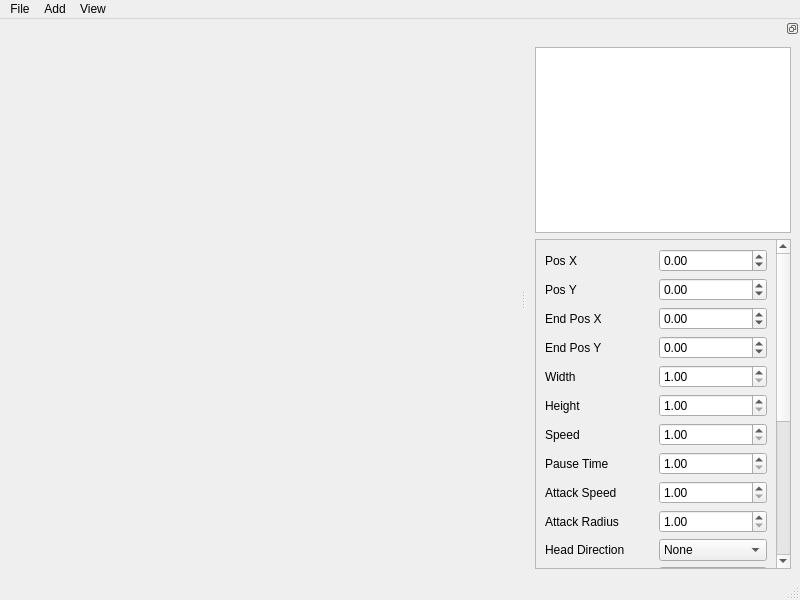
<?xml version="1.0" encoding="UTF-8"?>
<ui version="4.0">
 <class>MainWindow</class>
 <widget class="QMainWindow" name="MainWindow">
  <property name="windowModality">
   <enum>Qt::ApplicationModal</enum>
  </property>
  <property name="geometry">
   <rect>
    <x>0</x>
    <y>0</y>
    <width>800</width>
    <height>600</height>
   </rect>
  </property>
  <property name="windowTitle">
   <string>New Level</string>
  </property>
  <widget class="QWidget" name="centralwidget">
   <layout class="QGridLayout" name="gridLayout_2">
    <item row="1" column="0">
     <widget class="LevelEditorWindow" name="widget" native="true"/>
    </item>
   </layout>
  </widget>
  <widget class="QMenuBar" name="menubar">
   <property name="geometry">
    <rect>
     <x>0</x>
     <y>0</y>
     <width>800</width>
     <height>20</height>
    </rect>
   </property>
   <widget class="QMenu" name="menuFile">
    <property name="title">
     <string>File</string>
    </property>
    <addaction name="actionNew"/>
    <addaction name="actionOpen"/>
    <addaction name="actionSave_As"/>
    <addaction name="actionSave"/>
   </widget>
   <widget class="QMenu" name="menuAdd">
    <property name="title">
     <string>Add</string>
    </property>
    <addaction name="actionWall"/>
    <addaction name="actionKill_Plane"/>
    <addaction name="actionEnemy"/>
    <addaction name="actionSprite"/>
    <addaction name="actionMoving_Platform"/>
    <addaction name="actionNo_Rotate_Zone"/>
   </widget>
   <widget class="QMenu" name="menuView">
    <property name="title">
     <string>View</string>
    </property>
    <addaction name="actionReset_Pan"/>
    <addaction name="actionReset_Zoom"/>
   </widget>
   <addaction name="menuFile"/>
   <addaction name="menuAdd"/>
   <addaction name="menuView"/>
  </widget>
  <widget class="QStatusBar" name="statusbar"/>
  <widget class="QDockWidget" name="dockWidget_2">
   <property name="features">
    <set>QDockWidget::DockWidgetFloatable|QDockWidget::DockWidgetMovable</set>
   </property>
   <attribute name="dockWidgetArea">
    <number>2</number>
   </attribute>
   <widget class="QWidget" name="dockWidgetContents_3">
    <layout class="QVBoxLayout" name="verticalLayout_2">
     <item>
      <widget class="QListWidget" name="listWidget">
       <property name="resizeMode">
        <enum>QListView::Fixed</enum>
       </property>
      </widget>
     </item>
     <item>
      <widget class="QScrollArea" name="scrollArea">
       <property name="widgetResizable">
        <bool>true</bool>
       </property>
       <widget class="QWidget" name="scrollAreaWidgetContents">
        <property name="geometry">
         <rect>
          <x>0</x>
          <y>0</y>
          <width>240</width>
          <height>591</height>
         </rect>
        </property>
        <layout class="QGridLayout" name="gridLayout_4">
         <item row="4" column="0">
          <widget class="QLabel" name="label_endposy">
           <property name="text">
            <string>End Pos Y</string>
           </property>
          </widget>
         </item>
         <item row="1" column="0">
          <widget class="QLabel" name="label_posy">
           <property name="text">
            <string>Pos Y</string>
           </property>
          </widget>
         </item>
         <item row="6" column="0">
          <widget class="QLabel" name="label_height">
           <property name="text">
            <string>Height</string>
           </property>
          </widget>
         </item>
         <item row="22" column="1">
          <widget class="QPushButton" name="pushButton_delete">
           <property name="text">
            <string>Delete</string>
           </property>
          </widget>
         </item>
         <item row="3" column="1">
          <widget class="QDoubleSpinBox" name="doubleSpinBox_endposx">
           <property name="minimum">
            <double>-1.000000000000000</double>
           </property>
          </widget>
         </item>
         <item row="9" column="0">
          <widget class="QLabel" name="label_attackSpeed">
           <property name="text">
            <string>Attack Speed</string>
           </property>
          </widget>
         </item>
         <item row="8" column="1">
          <widget class="QDoubleSpinBox" name="doubleSpinBox_pauseTime">
           <property name="minimum">
            <double>1.000000000000000</double>
           </property>
           <property name="singleStep">
            <double>1.000000000000000</double>
           </property>
          </widget>
         </item>
         <item row="10" column="1">
          <widget class="QDoubleSpinBox" name="doubleSpinBox_attackRadius">
           <property name="minimum">
            <double>1.000000000000000</double>
           </property>
           <property name="singleStep">
            <double>5.000000000000000</double>
           </property>
          </widget>
         </item>
         <item row="17" column="0">
          <widget class="QLabel" name="label_spriteHeight">
           <property name="text">
            <string>Sprite Height</string>
           </property>
          </widget>
         </item>
         <item row="8" column="0">
          <widget class="QLabel" name="label_pauseTime">
           <property name="text">
            <string>Pause Time</string>
           </property>
          </widget>
         </item>
         <item row="9" column="1">
          <widget class="QDoubleSpinBox" name="doubleSpinBox_attackSpeed">
           <property name="minimum">
            <double>1.000000000000000</double>
           </property>
           <property name="singleStep">
            <double>1.000000000000000</double>
           </property>
          </widget>
         </item>
         <item row="13" column="1">
          <widget class="QComboBox" name="comboBox_enyType">
           <item>
            <property name="text">
             <string>Still</string>
            </property>
           </item>
           <item>
            <property name="text">
             <string>Moving</string>
            </property>
           </item>
           <item>
            <property name="text">
             <string>Swooping</string>
            </property>
           </item>
           <item>
            <property name="text">
             <string>Rotating</string>
            </property>
           </item>
           <item>
            <property name="text">
             <string>Shooting</string>
            </property>
           </item>
           <item>
            <property name="text">
             <string>Boss</string>
            </property>
           </item>
          </widget>
         </item>
         <item row="0" column="1">
          <widget class="QDoubleSpinBox" name="doubleSpinBox_posx">
           <property name="minimum">
            <double>-1.000000000000000</double>
           </property>
          </widget>
         </item>
         <item row="5" column="0">
          <widget class="QLabel" name="label_width">
           <property name="text">
            <string>Width</string>
           </property>
          </widget>
         </item>
         <item row="4" column="1">
          <widget class="QDoubleSpinBox" name="doubleSpinBox_endposy">
           <property name="minimum">
            <double>-1.000000000000000</double>
           </property>
          </widget>
         </item>
         <item row="6" column="1">
          <widget class="QDoubleSpinBox" name="doubleSpinBox_height">
           <property name="minimum">
            <double>1.000000000000000</double>
           </property>
           <property name="singleStep">
            <double>5.000000000000000</double>
           </property>
          </widget>
         </item>
         <item row="18" column="1">
          <widget class="QCheckBox" name="checkBox_sidwaysExit">
           <property name="text">
            <string/>
           </property>
          </widget>
         </item>
         <item row="15" column="0">
          <widget class="QLabel" name="label_spriteY">
           <property name="text">
            <string>Sprite Y</string>
           </property>
          </widget>
         </item>
         <item row="0" column="0">
          <widget class="QLabel" name="label_posx">
           <property name="text">
            <string>Pos X</string>
           </property>
          </widget>
         </item>
         <item row="20" column="1">
          <widget class="QCheckBox" name="checkBox_spriteFlipY">
           <property name="text">
            <string/>
           </property>
          </widget>
         </item>
         <item row="12" column="0">
          <widget class="QLabel" name="label_headDir">
           <property name="text">
            <string>Head Direction</string>
           </property>
          </widget>
         </item>
         <item row="7" column="0">
          <widget class="QLabel" name="label_speed">
           <property name="text">
            <string>Speed</string>
           </property>
          </widget>
         </item>
         <item row="7" column="1">
          <widget class="QDoubleSpinBox" name="doubleSpinBox_speed">
           <property name="minimum">
            <double>1.000000000000000</double>
           </property>
           <property name="singleStep">
            <double>1.000000000000000</double>
           </property>
          </widget>
         </item>
         <item row="21" column="1">
          <widget class="QCheckBox" name="checkBox_spriteRotate">
           <property name="text">
            <string/>
           </property>
          </widget>
         </item>
         <item row="10" column="0">
          <widget class="QLabel" name="label_attackRadius">
           <property name="text">
            <string>Attack Radius</string>
           </property>
          </widget>
         </item>
         <item row="17" column="1">
          <widget class="QDoubleSpinBox" name="doubleSpinBox_spriteHeight">
           <property name="decimals">
            <number>6</number>
           </property>
           <property name="minimum">
            <double>-1.000000000000000</double>
           </property>
           <property name="singleStep">
            <double>0.100000000000000</double>
           </property>
          </widget>
         </item>
         <item row="3" column="0">
          <widget class="QLabel" name="label_endposx">
           <property name="text">
            <string>End Pos X</string>
           </property>
          </widget>
         </item>
         <item row="16" column="0">
          <widget class="QLabel" name="label_spriteWidth">
           <property name="text">
            <string>Sprite Width</string>
           </property>
          </widget>
         </item>
         <item row="14" column="1">
          <widget class="QDoubleSpinBox" name="doubleSpinBox_spriteX">
           <property name="decimals">
            <number>6</number>
           </property>
           <property name="minimum">
            <double>-1.000000000000000</double>
           </property>
           <property name="singleStep">
            <double>0.100000000000000</double>
           </property>
          </widget>
         </item>
         <item row="5" column="1">
          <widget class="QDoubleSpinBox" name="doubleSpinBox_width">
           <property name="minimum">
            <double>1.000000000000000</double>
           </property>
           <property name="singleStep">
            <double>5.000000000000000</double>
           </property>
          </widget>
         </item>
         <item row="14" column="0">
          <widget class="QLabel" name="label_spriteX">
           <property name="text">
            <string>Sprite X</string>
           </property>
          </widget>
         </item>
         <item row="13" column="0">
          <widget class="QLabel" name="label_enyType">
           <property name="text">
            <string>Enemy Type</string>
           </property>
          </widget>
         </item>
         <item row="1" column="1">
          <widget class="QDoubleSpinBox" name="doubleSpinBox_posy">
           <property name="minimum">
            <double>-1.000000000000000</double>
           </property>
          </widget>
         </item>
         <item row="16" column="1">
          <widget class="QDoubleSpinBox" name="doubleSpinBox_spriteWidth">
           <property name="decimals">
            <number>6</number>
           </property>
           <property name="minimum">
            <double>-1.000000000000000</double>
           </property>
           <property name="singleStep">
            <double>0.100000000000000</double>
           </property>
          </widget>
         </item>
         <item row="15" column="1">
          <widget class="QDoubleSpinBox" name="doubleSpinBox_spriteY">
           <property name="decimals">
            <number>6</number>
           </property>
           <property name="minimum">
            <double>-1.000000000000000</double>
           </property>
           <property name="singleStep">
            <double>0.100000000000000</double>
           </property>
          </widget>
         </item>
         <item row="18" column="0">
          <widget class="QLabel" name="label_sidewaysExit">
           <property name="text">
            <string>Sideways Exit</string>
           </property>
          </widget>
         </item>
         <item row="12" column="1">
          <widget class="QComboBox" name="comboBox_headDir">
           <item>
            <property name="text">
             <string>None</string>
            </property>
           </item>
           <item>
            <property name="text">
             <string>North</string>
            </property>
           </item>
           <item>
            <property name="text">
             <string>West</string>
            </property>
           </item>
           <item>
            <property name="text">
             <string>South</string>
            </property>
           </item>
           <item>
            <property name="text">
             <string>East</string>
            </property>
           </item>
          </widget>
         </item>
         <item row="19" column="1">
          <widget class="QCheckBox" name="checkBox_spriteFlipX">
           <property name="text">
            <string/>
           </property>
          </widget>
         </item>
         <item row="23" column="1">
          <spacer name="verticalSpacer">
           <property name="orientation">
            <enum>Qt::Vertical</enum>
           </property>
           <property name="sizeHint" stdset="0">
            <size>
             <width>20</width>
             <height>40</height>
            </size>
           </property>
          </spacer>
         </item>
         <item row="19" column="0">
          <widget class="QLabel" name="label_spriteFlipX">
           <property name="text">
            <string>Flip Sprite X</string>
           </property>
          </widget>
         </item>
         <item row="20" column="0">
          <widget class="QLabel" name="label_spriteFlipY">
           <property name="text">
            <string>Flip Sprite Y</string>
           </property>
          </widget>
         </item>
         <item row="21" column="0">
          <widget class="QLabel" name="label_spriteRotate">
           <property name="text">
            <string>Rotate Sprite</string>
           </property>
          </widget>
         </item>
        </layout>
       </widget>
      </widget>
     </item>
    </layout>
   </widget>
  </widget>
  <action name="actionWall">
   <property name="text">
    <string>Wall</string>
   </property>
  </action>
  <action name="actionEnemy">
   <property name="text">
    <string>Enemy</string>
   </property>
  </action>
  <action name="actionMoving_Platform">
   <property name="text">
    <string>Moving Platform</string>
   </property>
  </action>
  <action name="actionNew">
   <property name="text">
    <string>New</string>
   </property>
  </action>
  <action name="actionOpen">
   <property name="text">
    <string>Open</string>
   </property>
  </action>
  <action name="actionSave_As">
   <property name="text">
    <string>Save As</string>
   </property>
  </action>
  <action name="actionSave">
   <property name="text">
    <string>Save</string>
   </property>
  </action>
  <action name="actionKill_Plane">
   <property name="text">
    <string>Kill Plane</string>
   </property>
  </action>
  <action name="actionNo_Rotate_Zone">
   <property name="text">
    <string>No Rotate Zone</string>
   </property>
  </action>
  <action name="actionSprite">
   <property name="text">
    <string>Sprite</string>
   </property>
  </action>
  <action name="actionReset_Pan">
   <property name="text">
    <string>Reset Pan</string>
   </property>
  </action>
  <action name="actionReset_Zoom">
   <property name="text">
    <string>Reset Zoom</string>
   </property>
  </action>
 </widget>
 <customwidgets>
  <customwidget>
   <class>LevelEditorWindow</class>
   <extends>QWidget</extends>
   <header>leveleditorwindow.h</header>
   <container>1</container>
  </customwidget>
 </customwidgets>
 <resources/>
 <connections/>
</ui>
